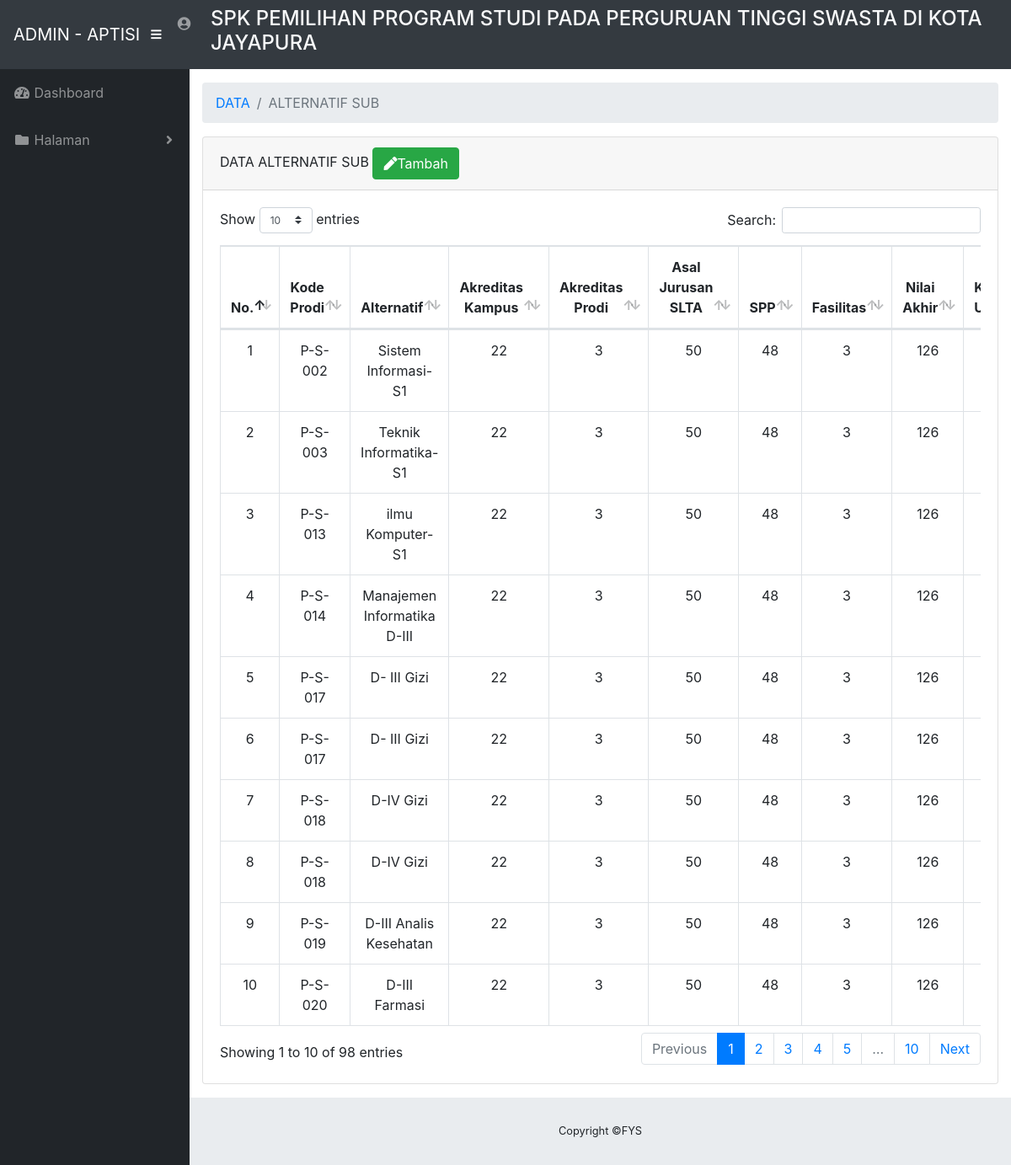
The page /admin/data-alternatif.php on the database its author committed.
### tables this page shows
CREATE TABLE `alternatif_kriteria` (
  `kd_alternatif` varchar(7) NOT NULL,
  `kd_prodi` varchar(7) NOT NULL,
  `nama_prodi` varchar(50) NOT NULL,
  `a_kampus` varchar(10) NOT NULL,
  `a_prodi` varchar(10) NOT NULL,
  `asal_jurusan` varchar(10) NOT NULL,
  `spp` varchar(10) NOT NULL,
  `fasilitas` varchar(10) NOT NULL,
  `sub_a_kampus` varchar(10) NOT NULL,
  `sub_a_prodi` varchar(10) NOT NULL,
  `sub_asal_jurusan` varchar(10) NOT NULL,
  `sub_spp` varchar(10) NOT NULL,
  `sub_fasilitas` varchar(10) NOT NULL,
  `nilai_akhir` varchar(10) NOT NULL,
  `kd_pts` varchar(7) NOT NULL
);

### admin/data-alternatif.php (the view, shortened to what this page needs)
<?php
include 'head-nav.php';
 ?>
    <div id="wrapper">
<?php
include 'sidebar.php';
 ?>
      <div id="content-wrapper">
        <div class="container-fluid">
          <ol class="breadcrumb">
            <li class="breadcrumb-item">
              <a href="#">DATA</a>
            </li>
            <li class="breadcrumb-item active">ALTERNATIF SUB</li>
          </ol>
          <div class="card mb-3">
            <div class="card-header">
              DATA ALTERNATIF SUB
              <a href="alternatif.php" class="btn btn-success">
              <i class="fas fa-pen"> </i>Tambah</a>
            </div>
            <div class="card-body">
              <div class="table-responsive">
                <table class="text-center table table-bordered" id="dataTable" width="100%" cellspacing="0">
                  <thead>
                    <tr>
                      <th>No.</th>
                      <th>Kode Prodi</th>
                      <th>Alternatif</th>
                      <th>Akreditas Kampus</th>
                      <th>Akreditas Prodi</th>
                      <th>Asal Jurusan SLTA</th>
                      <th>SPP</th>
                      <th>Fasilitas</th>
                      <th>Nilai Akhir</th>
                      <th>Kode Univ.</th>
                    </tr>
                  </thead>
                  <tbody>
                <?php
                include 'koneksi.php';
                $no = 1;
                $sql = mysqli_query($conn, "SELECT * FROM alternatif_kriteria ");
                while($data = mysqli_fetch_array($sql)) {
                 ?>
                    <tr>
                      <td><?php echo $no; ?></td>
                      <td><?php echo $data['kd_prodi']; ?></td>
                      <td><?php echo $data['nama_prodi']; ?></td>
                      <td><?php echo $data['a_kampus']; ?></td>
                      <td><?php echo $data['a_prodi']; ?></td>
                      <td><?php echo $data['asal_jurusan']; ?></td>
                      <td><?php echo $data['spp']; ?></td>
                      <td><?php echo $data['fasilitas']; ?></td>
                      <td><?php echo $data['nilai_akhir']; ?></td>
                      <td><?php echo $data['kd_pts']; ?></td>
                    </tr>
<?php $no++; } ?>
                  </tbody>
                </table>
              </div>
            </div>
          </div>
        </div>
        <footer class="sticky-footer">
          <div class="container my-auto">
            <div class="copyright text-center my-auto">
              <span>Copyright ©FYS</span>
            </div>
          </div>
        </footer>
      </div>
    </div>
  </body>
</html>

### admin/css/sb-admin.css (style rules this page uses)
html { position: relative; min-height: 100%; }
body { height: 100%; }
#wrapper { display: -webkit-box; display: -ms-flexbox; display: flex; }
#wrapper #content-wrapper { overflow-x: hidden; width: 100%; padding-top: 1rem; padding-bottom: 80px; }
:root { --input-padding-x: 0.75rem; --input-padding-y: 0.75rem; }
footer.sticky-footer { display: -webkit-box; display: -ms-flexbox; display: flex; position: absolute; right: 0; bottom: 0; width: calc(100% - 90px); height: 80px; background-color: #e9ecef; }
footer.sticky-footer .copyright { line-height: 1; font-size: 0.8rem; }
@media (min-width: 768px) { footer.sticky-footer { width: calc(100% - 225px); } }

### rows shown on the page
alternatif_kriteria: kd_prodi "P-S-002", nama_prodi "Sistem Informasi-S1", a_kampus "22", a_prodi "3", asal_jurusan "50", spp "48", fasilitas "3", nilai_akhir "126"
alternatif_kriteria: kd_prodi "P-S-003", nama_prodi "Teknik Informatika-S1", a_kampus "22", a_prodi "3", asal_jurusan "50", spp "48", fasilitas "3", nilai_akhir "126"
alternatif_kriteria: kd_prodi "P-S-013", nama_prodi "ilmu Komputer-S1", a_kampus "22", a_prodi "3", asal_jurusan "50", spp "48", fasilitas "3", nilai_akhir "126"
alternatif_kriteria: kd_prodi "P-S-014", nama_prodi "Manajemen Informatika D-III", a_kampus "22", a_prodi "3", asal_jurusan "50", spp "48", fasilitas "3", nilai_akhir "126"
alternatif_kriteria: kd_prodi "P-S-017", nama_prodi "D- III Gizi", a_kampus "22", a_prodi "3", asal_jurusan "50", spp "48", fasilitas "3", nilai_akhir "126"
alternatif_kriteria: kd_prodi "P-S-017", nama_prodi "D- III Gizi", a_kampus "22", a_prodi "3", asal_jurusan "50", spp "48", fasilitas "3", nilai_akhir "126"
alternatif_kriteria: kd_prodi "P-S-018", nama_prodi "D-IV Gizi", a_kampus "22", a_prodi "3", asal_jurusan "50", spp "48", fasilitas "3", nilai_akhir "126"
alternatif_kriteria: kd_prodi "P-S-018", nama_prodi "D-IV Gizi", a_kampus "22", a_prodi "3", asal_jurusan "50", spp "48", fasilitas "3", nilai_akhir "126"
alternatif_kriteria: kd_prodi "P-S-019", nama_prodi "D-III Analis Kesehatan", a_kampus "22", a_prodi "3", asal_jurusan "50", spp "48", fasilitas "3", nilai_akhir "126"
alternatif_kriteria: kd_prodi "P-S-020", nama_prodi "D-III Farmasi", a_kampus "22", a_prodi "3", asal_jurusan "50", spp "48", fasilitas "3", nilai_akhir "126"
